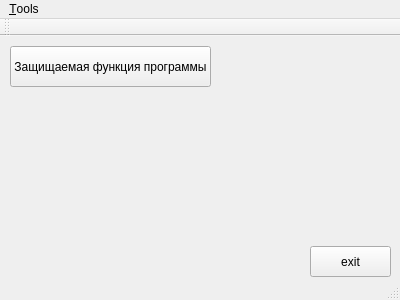
<?xml version="1.0" encoding="UTF-8"?>
<ui version="4.0">
 <class>MainWindow</class>
 <widget class="QMainWindow" name="MainWindow">
  <property name="geometry">
   <rect>
    <x>0</x>
    <y>0</y>
    <width>400</width>
    <height>300</height>
   </rect>
  </property>
  <property name="windowTitle">
   <string>Kursach Client</string>
  </property>
  <property name="windowIcon">
   <iconset>
    <normaloff>../../Users/Андрей/Dropbox/Public/MEGA GURREN AVA.jpg</normaloff>../../Users/Андрей/Dropbox/Public/MEGA GURREN AVA.jpg</iconset>
  </property>
  <widget class="QWidget" name="centralWidget">
   <widget class="QPushButton" name="pushButton">
    <property name="geometry">
     <rect>
      <x>310</x>
      <y>210</y>
      <width>81</width>
      <height>31</height>
     </rect>
    </property>
    <property name="text">
     <string>exit</string>
    </property>
   </widget>
   <widget class="QPushButton" name="pushButton_2">
    <property name="geometry">
     <rect>
      <x>10</x>
      <y>10</y>
      <width>201</width>
      <height>41</height>
     </rect>
    </property>
    <property name="text">
     <string>Защищаемая функция программы</string>
    </property>
   </widget>
  </widget>
  <widget class="QMenuBar" name="menuBar">
   <property name="geometry">
    <rect>
     <x>0</x>
     <y>0</y>
     <width>400</width>
     <height>21</height>
    </rect>
   </property>
   <widget class="QMenu" name="menu_Tools">
    <property name="title">
     <string>&amp;Tools</string>
    </property>
    <addaction name="action"/>
    <addaction name="action_2"/>
    <addaction name="actionAbout"/>
   </widget>
   <addaction name="menu_Tools"/>
  </widget>
  <widget class="QToolBar" name="mainToolBar">
   <attribute name="toolBarArea">
    <enum>TopToolBarArea</enum>
   </attribute>
   <attribute name="toolBarBreak">
    <bool>false</bool>
   </attribute>
  </widget>
  <widget class="QStatusBar" name="statusBar"/>
  <action name="action">
   <property name="text">
    <string>Создать ключ-файл</string>
   </property>
   <property name="menuRole">
    <enum>QAction::TextHeuristicRole</enum>
   </property>
  </action>
  <action name="action_2">
   <property name="text">
    <string>Считать файл-лицензию</string>
   </property>
  </action>
  <action name="actionAbout">
   <property name="text">
    <string>About</string>
   </property>
   <property name="menuRole">
    <enum>QAction::AboutRole</enum>
   </property>
  </action>
 </widget>
 <layoutdefault spacing="6" margin="11"/>
 <tabstops>
  <tabstop>pushButton_2</tabstop>
  <tabstop>pushButton</tabstop>
 </tabstops>
 <resources/>
 <connections/>
</ui>
